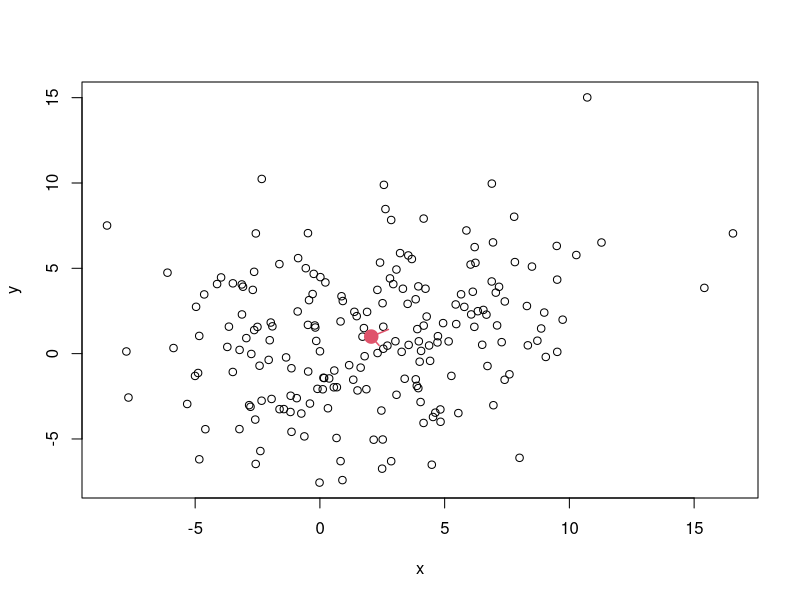
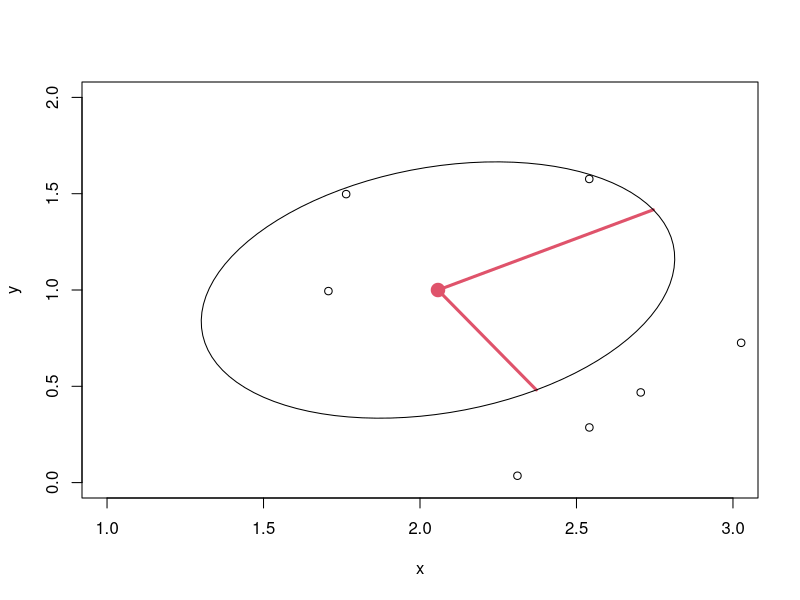
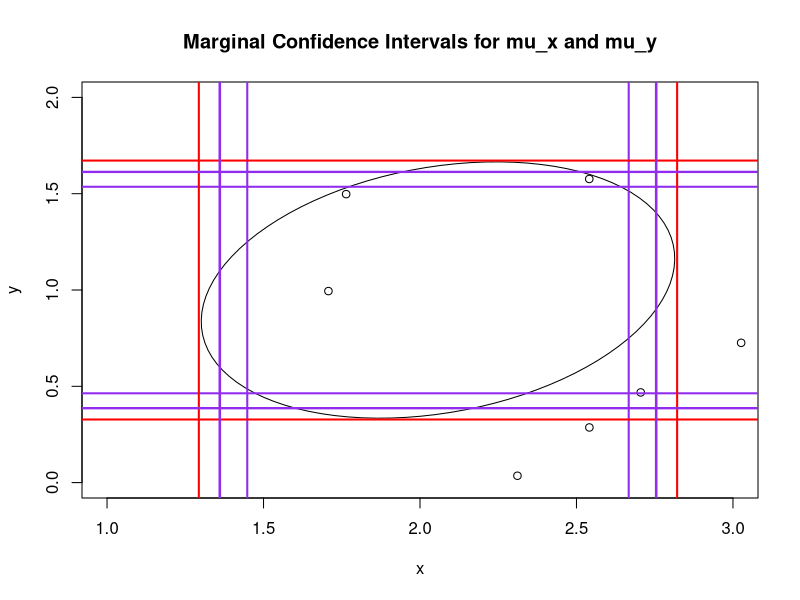

The R source for these figures, in order:
###Confidence Region and Hyp Test for class Example

data = read.csv("example.csv",h=T)


attach(data)
plot(x,y,xlim=c(min(x),max(x)),ylim=c(min(y),max(y)))

n = length(x)
p=2

x.bar = mean(x)
y.bar = mean(y)

#set up vectors and matrices for x.bar.vec, mu0.vec and sigma.xbar.mat

x.bar.vec = matrix(c(x.bar,y.bar),ncol=1)
mu0.vec = matrix(c(1.5,1.5),ncol=1)
S.x.bar = matrix(var(data),ncol=2)/n
T2 = t(x.bar.vec-mu0.vec)%*%solve(S.x.bar)%*%(x.bar.vec-mu0.vec)
pval = 1-pchisq(T2,2)


#Plotting Challenge

points(x.bar,y.bar,pch=19,cex=1.8,col=2)

eig = eigen(S.x.bar)

lam1 = eig$'values'[1]
lam2 = eig$'values'[2]

v1 = eig$vectors[,1]
v2 = eig$vectors[,2]
#I don't like that R put my first eigen vector in the third quadrant, so I'm moving it
#to the first quadrant with the abs().
v1 = abs(v1)

#dist = (p*(n-1)/(n-p))*qf(.95,p,n-p)
dist = qchisq(.95,p)

a1 = v1*sqrt(lam1)*sqrt(dist)
a2 = v2*sqrt(lam2)*sqrt(dist)


lines(c(x.bar,x.bar+a1[1]),c(y.bar,y.bar+a1[2]),lwd=1.5,col=2)
lines(c(x.bar,x.bar+a2[1]),c(y.bar,y.bar+a2[2]),lwd=1.5,col=2)

#Hmm...maybe we need to zoom in on our plot
plot(x,y,xlim=c(1,3),ylim=c(0,2))
points(x.bar,y.bar,pch=19,cex=1.8,col=2)

lines(c(x.bar,x.bar+a1[1]),c(y.bar,y.bar+a1[2]),lwd=3,col=2)
lines(c(x.bar,x.bar+a2[1]),c(y.bar,y.bar+a2[2]),lwd=3,col=2)


####Really fun little package if you want for drawing ellipses

library(plotrix)

#####Find theta to rotate ellipse.

d1 = sqrt(sum(a1*a1))
d2 = sqrt(sum(a2*a2))
theta = acos(v1[1])



draw.ellipse(x=x.bar.vec[1],y=x.bar.vec[2],a=d1,b=d2,angle=theta,deg=F)
#lines(x.bar+new.x,y.bar+new.y,col=2,lwd=.5,lty=2)






###  Confidence Intervals "Boxes" 

#Marginal Confidence Intervals for mu_j:
#Get ingredients
tstar <- qt(p = 1-0.05/2, df = n-1)
S.x <- S.x.bar[1,1]
S.y <- S.x.bar[2,2]

#Plot center of data
plot(x,y,xlim=c(1,3),ylim=c(0,2), main = "Marginal Confidence Intervals for mu_x and mu_y")
draw.ellipse(x=x.bar.vec[1],y=x.bar.vec[2],a=d1,b=d2,angle=theta,deg=F)

margin_left <- x.bar - tstar * sqrt(S.x)
margin_right <- x.bar + tstar * sqrt(S.x)
margin_bottom <- y.bar - tstar * sqrt(S.y)
margin_top <- y.bar + tstar * sqrt(S.y)

abline(v = margin_left, col='purple2', lwd=2)
abline(v = margin_right, col='purple2', lwd=2)
abline(h = margin_bottom, col='purple2', lwd=2)
abline(h = margin_top, col='purple2', lwd=2)



#Simultaneous Confidence Intervals for mu_j
Fscore <- qf(p=1-0.05, 2, 200-2)
big_square_root <- sqrt((200-1)*2/(200-2) * Fscore)

#Add simultaneous conf intervals to plot

simul_left <- x.bar - (big_square_root * sqrt(S.x))
simul_right <- x.bar + (big_square_root * sqrt(S.x))
simul_bottom <- y.bar - (big_square_root * sqrt(S.y))
simul_top <- y.bar + (big_square_root * sqrt(S.y))

abline(v = simul_left, col='red', lwd=2)
abline(v = simul_right, col='red', lwd=2)
abline(h = simul_bottom, col='red', lwd=2)
abline(h = simul_top, col='red', lwd=2)


#Joint Confidence Intervals for mu_j:
#Note I'm using the conservatinve 1 - (alpha/p)/2 convention here.

#Get ingredients
tstar <- qt(p = 1-(0.05/2)/2, df = n-1)
S.x <- S.x.bar[1,1]
S.y <- S.x.bar[2,2]

#Add joint confidence intervals to the plot

joint_left <- x.bar - tstar * sqrt(S.x)
joint_right <- x.bar + tstar * sqrt(S.x)
joint_bottom <- y.bar - tstar * sqrt(S.y)
joint_top <- y.bar + tstar * sqrt(S.y)

abline(v = joint_left, col='purple2', lwd=2)
abline(v = joint_right, col='purple2', lwd=2)
abline(h = joint_bottom, col='purple2', lwd=2)
abline(h = joint_top, col='purple2', lwd=2)


#Joint Confidence Intervals for mu_j part 2:
#Note I'm using the conservatinve 1-(1-sqrt(1-alpha))/2 convention here.

#Get ingredients
tstar <- qt(p = 1-(1-sqrt(.95))/2, df = n-1)
S.x <- S.x.bar[1,1]
S.y <- S.x.bar[2,2]

#Add joint confidence intervals to the plot

joint_left <- x.bar - tstar * sqrt(S.x)
joint_right <- x.bar + tstar * sqrt(S.x)
joint_bottom <- y.bar - tstar * sqrt(S.y)
joint_top <- y.bar + tstar * sqrt(S.y)

abline(v = joint_left, col='purple2', lwd=2)
abline(v = joint_right, col='purple2', lwd=2)
abline(h = joint_bottom, col='purple2', lwd=2)
abline(h = joint_top, col='purple2', lwd=2)
